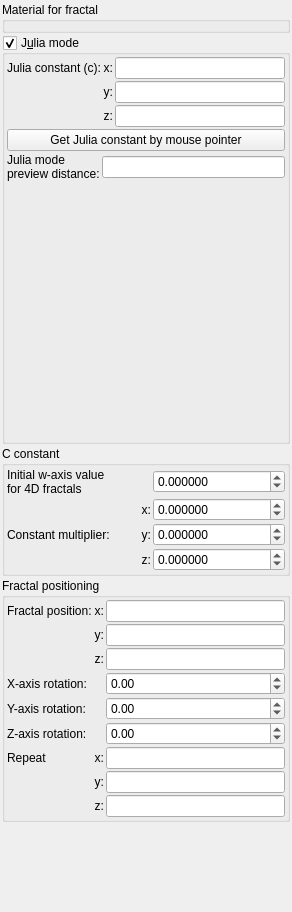
         <widget class="QWidget" name="scrollAreaWidgetContents_12">
          <property name="geometry">
           <rect>
            <x>0</x>
            <y>0</y>
            <width>292</width>
            <height>912</height>
           </rect>
          </property>
          <layout class="QVBoxLayout" name="verticalLayout_68">
           <property name="spacing">
            <number>2</number>
           </property>
           <property name="leftMargin">
            <number>2</number>
           </property>
           <property name="topMargin">
            <number>2</number>
           </property>
           <property name="rightMargin">
            <number>2</number>
           </property>
           <property name="bottomMargin">
            <number>2</number>
           </property>
           <item>
            <widget class="QGroupBox" name="groupBox_material_fractal">
             <property name="sizePolicy">
              <sizepolicy hsizetype="Preferred" vsizetype="Minimum">
               <horstretch>0</horstretch>
               <verstretch>0</verstretch>
              </sizepolicy>
             </property>
             <property name="title">
              <string>Material for fractal</string>
             </property>
             <layout class="QVBoxLayout" name="verticalLayout_29">
              <property name="spacing">
               <number>2</number>
              </property>
              <property name="leftMargin">
               <number>2</number>
              </property>
              <property name="topMargin">
               <number>2</number>
              </property>
              <property name="rightMargin">
               <number>2</number>
              </property>
              <property name="bottomMargin">
               <number>2</number>
              </property>
              <item>
               <widget class="cMaterialSelector" name="materialselector_formula_material_id" native="true">
                <property name="sizePolicy">
                 <sizepolicy hsizetype="Preferred" vsizetype="Minimum">
                  <horstretch>0</horstretch>
                  <verstretch>0</verstretch>
                 </sizepolicy>
                </property>
               </widget>
              </item>
             </layout>
            </widget>
           </item>
           <item>
            <widget class="MyGroupBox" name="groupCheck_julia_mode">
             <property name="toolTip">
              <string>&lt;html&gt;&lt;head/&gt;&lt;body&gt;&lt;p&gt;Enables calculation of fractal in the same way as Julia Set.&lt;/p&gt;&lt;p&gt;When it's enabled then:&lt;br/&gt;z&lt;span style=&quot; vertical-align:sub;&quot;&gt;0&lt;/span&gt; = p&lt;br/&gt;z&lt;span style=&quot; vertical-align:sub;&quot;&gt;n+1&lt;/span&gt; = f(z&lt;span style=&quot; vertical-align:sub;&quot;&gt;n&lt;/span&gt;) + c&lt;/p&gt;&lt;p&gt;where:&lt;br/&gt;p - coordinates of point&lt;br/&gt;c - Julia constant&lt;/p&gt;&lt;p&gt;to compare, regular fractals are calculated in following way:&lt;br/&gt;z&lt;span style=&quot; vertical-align:sub;&quot;&gt;0&lt;/span&gt; = p&lt;br/&gt;z&lt;span style=&quot; vertical-align:sub;&quot;&gt;n+1&lt;/span&gt; = f(z&lt;span style=&quot; vertical-align:sub;&quot;&gt;n&lt;/span&gt;) + p&lt;/p&gt;&lt;/body&gt;&lt;/html&gt;</string>
             </property>
             <property name="title">
              <string>J&amp;ulia mode</string>
             </property>
             <property name="checkable">
              <bool>true</bool>
             </property>
             <layout class="QVBoxLayout" name="verticalLayout_48">
              <property name="spacing">
               <number>2</number>
              </property>
              <property name="leftMargin">
               <number>2</number>
              </property>
              <property name="topMargin">
               <number>2</number>
              </property>
              <property name="rightMargin">
               <number>2</number>
              </property>
              <property name="bottomMargin">
               <number>2</number>
              </property>
              <item>
               <layout class="QGridLayout" name="gridLayout_22">
                <property name="spacing">
                 <number>2</number>
                </property>
                <item row="1" column="1">
                 <widget class="QLabel" name="label_116">
                  <property name="sizePolicy">
                   <sizepolicy hsizetype="Preferred" vsizetype="Preferred">
                    <horstretch>0</horstretch>
                    <verstretch>0</verstretch>
                   </sizepolicy>
                  </property>
                  <property name="text">
                   <string>y:</string>
                  </property>
                  <property name="alignment">
                   <set>Qt::AlignRight|Qt::AlignTrailing|Qt::AlignVCenter</set>
                  </property>
                 </widget>
                </item>
                <item row="0" column="0">
                 <widget class="QLabel" name="label_113">
                  <property name="text">
                   <string>Julia constant (c):</string>
                  </property>
                 </widget>
                </item>
                <item row="1" column="2">
                 <widget class="MyLineEdit" name="vect3_julia_c_y">
                  <property name="sizePolicy">
                   <sizepolicy hsizetype="Expanding" vsizetype="Maximum">
                    <horstretch>0</horstretch>
                    <verstretch>0</verstretch>
                   </sizepolicy>
                  </property>
                 </widget>
                </item>
                <item row="0" column="2">
                 <widget class="MyLineEdit" name="vect3_julia_c_x">
                  <property name="sizePolicy">
                   <sizepolicy hsizetype="Expanding" vsizetype="Maximum">
                    <horstretch>0</horstretch>
                    <verstretch>0</verstretch>
                   </sizepolicy>
                  </property>
                 </widget>
                </item>
                <item row="2" column="1">
                 <widget class="QLabel" name="label_120">
                  <property name="sizePolicy">
                   <sizepolicy hsizetype="Preferred" vsizetype="Preferred">
                    <horstretch>0</horstretch>
                    <verstretch>0</verstretch>
                   </sizepolicy>
                  </property>
                  <property name="text">
                   <string>z:</string>
                  </property>
                  <property name="alignment">
                   <set>Qt::AlignRight|Qt::AlignTrailing|Qt::AlignVCenter</set>
                  </property>
                 </widget>
                </item>
                <item row="0" column="1">
                 <widget class="QLabel" name="label_115">
                  <property name="sizePolicy">
                   <sizepolicy hsizetype="Preferred" vsizetype="Preferred">
                    <horstretch>0</horstretch>
                    <verstretch>0</verstretch>
                   </sizepolicy>
                  </property>
                  <property name="text">
                   <string>x:</string>
                  </property>
                  <property name="alignment">
                   <set>Qt::AlignRight|Qt::AlignTrailing|Qt::AlignVCenter</set>
                  </property>
                 </widget>
                </item>
                <item row="2" column="2">
                 <widget class="MyLineEdit" name="vect3_julia_c_z">
                  <property name="sizePolicy">
                   <sizepolicy hsizetype="Expanding" vsizetype="Maximum">
                    <horstretch>0</horstretch>
                    <verstretch>0</verstretch>
                   </sizepolicy>
                  </property>
                 </widget>
                </item>
               </layout>
              </item>
              <item>
               <widget class="QPushButton" name="pushButton_get_julia_constant">
                <property name="sizePolicy">
                 <sizepolicy hsizetype="Minimum" vsizetype="Maximum">
                  <horstretch>0</horstretch>
                  <verstretch>0</verstretch>
                 </sizepolicy>
                </property>
                <property name="toolTip">
                 <string>&lt;html&gt;&lt;head/&gt;&lt;body&gt;&lt;p&gt;Julia constant can be grabbed from image.&lt;/p&gt;&lt;p&gt;When Julia mode is disabled, select part of fractal which has interesting features. After enabling Julia mode, entire fractal will have shapes similar to previously selected place.&lt;/p&gt;&lt;/body&gt;&lt;/html&gt;</string>
                </property>
                <property name="text">
                 <string>Get Julia constant by mouse pointer</string>
                </property>
               </widget>
              </item>
              <item>
               <layout class="QGridLayout" name="gridLayout_7">
                <property name="topMargin">
                 <number>0</number>
                </property>
                <property name="spacing">
                 <number>2</number>
                </property>
                <item row="0" column="1">
                 <widget class="MyLineEdit" name="logedit_julia_preview_distance"/>
                </item>
                <item row="0" column="0">
                 <widget class="QLabel" name="label_133">
                  <property name="text">
                   <string>Julia mode
preview distance:</string>
                  </property>
                 </widget>
                </item>
               </layout>
              </item>
              <item>
               <widget class="cThumbnailWidget" name="previewwidget_julia" native="true">
                <property name="minimumSize">
                 <size>
                  <width>256</width>
                  <height>256</height>
                 </size>
                </property>
               </widget>
              </item>
             </layout>
            </widget>
           </item>
           <item>
            <widget class="QGroupBox" name="groupBox_2">
             <property name="title">
              <string>C constant</string>
             </property>
             <layout class="QVBoxLayout" name="verticalLayout_2">
              <property name="leftMargin">
               <number>2</number>
              </property>
              <property name="topMargin">
               <number>2</number>
              </property>
              <property name="rightMargin">
               <number>2</number>
              </property>
              <property name="bottomMargin">
               <number>2</number>
              </property>
              <item>
               <layout class="QGridLayout" name="gridLayout_3">
                <property name="leftMargin">
                 <number>0</number>
                </property>
                <property name="topMargin">
                 <number>0</number>
                </property>
                <property name="spacing">
                 <number>2</number>
                </property>
                <item row="2" column="2">
                 <widget class="MyDoubleSpinBox" name="spinbox3_fractal_constant_factor_y">
                  <property name="sizePolicy">
                   <sizepolicy hsizetype="Minimum" vsizetype="Maximum">
                    <horstretch>0</horstretch>
                    <verstretch>0</verstretch>
                   </sizepolicy>
                  </property>
                  <property name="toolTip">
                   <string>&lt;html&gt;&lt;head/&gt;&lt;body&gt;&lt;p&gt;Multiplies fractal c constant by this value.&lt;/p&gt;&lt;/body&gt;&lt;/html&gt;</string>
                  </property>
                  <property name="prefix">
                   <string/>
                  </property>
                  <property name="suffix">
                   <string/>
                  </property>
                  <property name="decimals">
                   <number>6</number>
                  </property>
                  <property name="minimum">
                   <double>-1000.000000000000000</double>
                  </property>
                  <property name="maximum">
                   <double>1000.000000000000000</double>
                  </property>
                  <property name="singleStep">
                   <double>0.100000000000000</double>
                  </property>
                 </widget>
                </item>
                <item row="2" column="1">
                 <widget class="QLabel" name="label_347">
                  <property name="sizePolicy">
                   <sizepolicy hsizetype="Maximum" vsizetype="Preferred">
                    <horstretch>0</horstretch>
                    <verstretch>0</verstretch>
                   </sizepolicy>
                  </property>
                  <property name="text">
                   <string>y:</string>
                  </property>
                  <property name="alignment">
                   <set>Qt::AlignRight|Qt::AlignTrailing|Qt::AlignVCenter</set>
                  </property>
                 </widget>
                </item>
                <item row="1" column="1">
                 <widget class="QLabel" name="label_346">
                  <property name="sizePolicy">
                   <sizepolicy hsizetype="Maximum" vsizetype="Preferred">
                    <horstretch>0</horstretch>
                    <verstretch>0</verstretch>
                   </sizepolicy>
                  </property>
                  <property name="text">
                   <string>x:</string>
                  </property>
                  <property name="alignment">
                   <set>Qt::AlignRight|Qt::AlignTrailing|Qt::AlignVCenter</set>
                  </property>
                 </widget>
                </item>
                <item row="0" column="0">
                 <widget class="QLabel" name="label_172">
                  <property name="text">
                   <string>Initial w-axis value
for 4D fractals</string>
                  </property>
                 </widget>
                </item>
                <item row="1" column="0" rowspan="3">
                 <widget class="QLabel" name="label_135">
                  <property name="text">
                   <string>Constant multiplier:</string>
                  </property>
                 </widget>
                </item>
                <item row="1" column="2">
                 <widget class="MyDoubleSpinBox" name="spinbox3_fractal_constant_factor_x">
                  <property name="sizePolicy">
                   <sizepolicy hsizetype="Minimum" vsizetype="Maximum">
                    <horstretch>0</horstretch>
                    <verstretch>0</verstretch>
                   </sizepolicy>
                  </property>
                  <property name="toolTip">
                   <string>&lt;html&gt;&lt;head/&gt;&lt;body&gt;&lt;p&gt;Multiplies fractal c constant by this value.&lt;/p&gt;&lt;/body&gt;&lt;/html&gt;</string>
                  </property>
                  <property name="prefix">
                   <string/>
                  </property>
                  <property name="suffix">
                   <string/>
                  </property>
                  <property name="decimals">
                   <number>6</number>
                  </property>
                  <property name="minimum">
                   <double>-1000.000000000000000</double>
                  </property>
                  <property name="maximum">
                   <double>1000.000000000000000</double>
                  </property>
                  <property name="singleStep">
                   <double>0.100000000000000</double>
                  </property>
                 </widget>
                </item>
                <item row="3" column="1">
                 <widget class="QLabel" name="label_348">
                  <property name="sizePolicy">
                   <sizepolicy hsizetype="Maximum" vsizetype="Preferred">
                    <horstretch>0</horstretch>
                    <verstretch>0</verstretch>
                   </sizepolicy>
                  </property>
                  <property name="text">
                   <string>z:</string>
                  </property>
                  <property name="alignment">
                   <set>Qt::AlignRight|Qt::AlignTrailing|Qt::AlignVCenter</set>
                  </property>
                 </widget>
                </item>
                <item row="3" column="2">
                 <widget class="MyDoubleSpinBox" name="spinbox3_fractal_constant_factor_z">
                  <property name="sizePolicy">
                   <sizepolicy hsizetype="Minimum" vsizetype="Maximum">
                    <horstretch>0</horstretch>
                    <verstretch>0</verstretch>
                   </sizepolicy>
                  </property>
                  <property name="toolTip">
                   <string>&lt;html&gt;&lt;head/&gt;&lt;body&gt;&lt;p&gt;Multiplies fractal c constant by this value.&lt;/p&gt;&lt;/body&gt;&lt;/html&gt;</string>
                  </property>
                  <property name="prefix">
                   <string/>
                  </property>
                  <property name="suffix">
                   <string/>
                  </property>
                  <property name="decimals">
                   <number>6</number>
                  </property>
                  <property name="minimum">
                   <double>-1000.000000000000000</double>
                  </property>
                  <property name="maximum">
                   <double>1000.000000000000000</double>
                  </property>
                  <property name="singleStep">
                   <double>0.100000000000000</double>
                  </property>
                 </widget>
                </item>
                <item row="0" column="2">
                 <widget class="MyDoubleSpinBox" name="spinbox_initial_waxis">
                  <property name="sizePolicy">
                   <sizepolicy hsizetype="Minimum" vsizetype="Maximum">
                    <horstretch>0</horstretch>
                    <verstretch>0</verstretch>
                   </sizepolicy>
                  </property>
                  <property name="toolTip">
                   <string>&lt;html&gt;&lt;head/&gt;&lt;body&gt;&lt;p&gt;Multiplies fractal c constant by this value.&lt;/p&gt;&lt;/body&gt;&lt;/html&gt;</string>
                  </property>
                  <property name="prefix">
                   <string/>
                  </property>
                  <property name="suffix">
                   <string/>
                  </property>
                  <property name="decimals">
                   <number>6</number>
                  </property>
                  <property name="minimum">
                   <double>-1000.000000000000000</double>
                  </property>
                  <property name="maximum">
                   <double>1000.000000000000000</double>
                  </property>
                  <property name="singleStep">
                   <double>0.100000000000000</double>
                  </property>
                 </widget>
                </item>
               </layout>
              </item>
             </layout>
            </widget>
           </item>
           <item>
            <widget class="QGroupBox" name="groupBox">
             <property name="title">
              <string>Fractal positioning</string>
             </property>
             <layout class="QVBoxLayout" name="verticalLayout_3">
              <property name="leftMargin">
               <number>2</number>
              </property>
              <property name="topMargin">
               <number>2</number>
              </property>
              <property name="rightMargin">
               <number>2</number>
              </property>
              <property name="bottomMargin">
               <number>2</number>
              </property>
              <item>
               <layout class="QGridLayout" name="gridLayout_36">
                <property name="spacing">
                 <number>2</number>
                </property>
                <item row="2" column="2">
                 <widget class="MyLineEdit" name="vect3_fractal_position_z">
                  <property name="sizePolicy">
                   <sizepolicy hsizetype="Expanding" vsizetype="Maximum">
                    <horstretch>0</horstretch>
                    <verstretch>0</verstretch>
                   </sizepolicy>
                  </property>
                 </widget>
                </item>
                <item row="2" column="1">
                 <widget class="QLabel" name="label_139">
                  <property name="sizePolicy">
                   <sizepolicy hsizetype="Preferred" vsizetype="Preferred">
                    <horstretch>0</horstretch>
                    <verstretch>0</verstretch>
                   </sizepolicy>
                  </property>
                  <property name="text">
                   <string>z:</string>
                  </property>
                  <property name="alignment">
                   <set>Qt::AlignRight|Qt::AlignTrailing|Qt::AlignVCenter</set>
                  </property>
                 </widget>
                </item>
                <item row="0" column="1">
                 <widget class="QLabel" name="label_140">
                  <property name="sizePolicy">
                   <sizepolicy hsizetype="Preferred" vsizetype="Preferred">
                    <horstretch>0</horstretch>
                    <verstretch>0</verstretch>
                   </sizepolicy>
                  </property>
                  <property name="text">
                   <string>x:</string>
                  </property>
                  <property name="alignment">
                   <set>Qt::AlignRight|Qt::AlignTrailing|Qt::AlignVCenter</set>
                  </property>
                 </widget>
                </item>
                <item row="1" column="2">
                 <widget class="MyLineEdit" name="vect3_fractal_position_y">
                  <property name="sizePolicy">
                   <sizepolicy hsizetype="Expanding" vsizetype="Maximum">
                    <horstretch>0</horstretch>
                    <verstretch>0</verstretch>
                   </sizepolicy>
                  </property>
                 </widget>
                </item>
                <item row="3" column="0">
                 <widget class="QLabel" name="label_46">
                  <property name="text">
                   <string>X-axis rotation:</string>
                  </property>
                 </widget>
                </item>
                <item row="0" column="2">
                 <widget class="MyLineEdit" name="vect3_fractal_position_x">
                  <property name="sizePolicy">
                   <sizepolicy hsizetype="Expanding" vsizetype="Maximum">
                    <horstretch>0</horstretch>
                    <verstretch>0</verstretch>
                   </sizepolicy>
                  </property>
                 </widget>
                </item>
                <item row="0" column="0">
                 <widget class="QLabel" name="label_138">
                  <property name="text">
                   <string>Fractal position:</string>
                  </property>
                 </widget>
                </item>
                <item row="1" column="1">
                 <widget class="QLabel" name="label_137">
                  <property name="sizePolicy">
                   <sizepolicy hsizetype="Preferred" vsizetype="Preferred">
                    <horstretch>0</horstretch>
                    <verstretch>0</verstretch>
                   </sizepolicy>
                  </property>
                  <property name="text">
                   <string>y:</string>
                  </property>
                  <property name="alignment">
                   <set>Qt::AlignRight|Qt::AlignTrailing|Qt::AlignVCenter</set>
                  </property>
                 </widget>
                </item>
                <item row="3" column="2">
                 <widget class="MyDoubleSpinBox" name="spinboxd3_fractal_rotation_x">
                  <property name="sizePolicy">
                   <sizepolicy hsizetype="Minimum" vsizetype="Maximum">
                    <horstretch>0</horstretch>
                    <verstretch>0</verstretch>
                   </sizepolicy>
                  </property>
                  <property name="prefix">
                   <string/>
                  </property>
                  <property name="suffix">
                   <string/>
                  </property>
                  <property name="decimals">
                   <number>2</number>
                  </property>
                  <property name="minimum">
                   <double>-36000.000000000000000</double>
                  </property>
                  <property name="maximum">
                   <double>36000.000000000000000</double>
                  </property>
                  <property name="singleStep">
                   <double>0.100000000000000</double>
                  </property>
                 </widget>
                </item>
                <item row="4" column="2">
                 <widget class="MyDoubleSpinBox" name="spinboxd3_fractal_rotation_y">
                  <property name="sizePolicy">
                   <sizepolicy hsizetype="Minimum" vsizetype="Maximum">
                    <horstretch>0</horstretch>
                    <verstretch>0</verstretch>
                   </sizepolicy>
                  </property>
                  <property name="prefix">
                   <string/>
                  </property>
                  <property name="suffix">
                   <string/>
                  </property>
                  <property name="decimals">
                   <number>2</number>
                  </property>
                  <property name="minimum">
                   <double>-36000.000000000000000</double>
                  </property>
                  <property name="maximum">
                   <double>36000.000000000000000</double>
                  </property>
                  <property name="singleStep">
                   <double>0.100000000000000</double>
                  </property>
                 </widget>
                </item>
                <item row="5" column="2">
                 <widget class="MyDoubleSpinBox" name="spinboxd3_fractal_rotation_z">
                  <property name="sizePolicy">
                   <sizepolicy hsizetype="Minimum" vsizetype="Maximum">
                    <horstretch>0</horstretch>
                    <verstretch>0</verstretch>
                   </sizepolicy>
                  </property>
                  <property name="prefix">
                   <string/>
                  </property>
                  <property name="suffix">
                   <string/>
                  </property>
                  <property name="decimals">
                   <number>2</number>
                  </property>
                  <property name="minimum">
                   <double>-36000.000000000000000</double>
                  </property>
                  <property name="maximum">
                   <double>36000.000000000000000</double>
                  </property>
                  <property name="singleStep">
                   <double>0.100000000000000</double>
                  </property>
                 </widget>
                </item>
                <item row="5" column="0">
                 <widget class="QLabel" name="label_48">
                  <property name="text">
                   <string>Z-axis rotation:</string>
                  </property>
                 </widget>
                </item>
                <item row="4" column="0">
                 <widget class="QLabel" name="label_47">
                  <property name="text">
                   <string>Y-axis rotation:</string>
                  </property>
                 </widget>
                </item>
                <item row="6" column="2">
                 <widget class="MyLineEdit" name="vect3_repeat_x">
                  <property name="sizePolicy">
                   <sizepolicy hsizetype="Expanding" vsizetype="Maximum">
                    <horstretch>0</horstretch>
                    <verstretch>0</verstretch>
                   </sizepolicy>
                  </property>
                 </widget>
                </item>
                <item row="7" column="2">
                 <widget class="MyLineEdit" name="vect3_repeat_y">
                  <property name="sizePolicy">
                   <sizepolicy hsizetype="Expanding" vsizetype="Maximum">
                    <horstretch>0</horstretch>
                    <verstretch>0</verstretch>
                   </sizepolicy>
                  </property>
                 </widget>
                </item>
                <item row="8" column="2">
                 <widget class="MyLineEdit" name="vect3_repeat_z">
                  <property name="sizePolicy">
                   <sizepolicy hsizetype="Expanding" vsizetype="Maximum">
                    <horstretch>0</horstretch>
                    <verstretch>0</verstretch>
                   </sizepolicy>
                  </property>
                 </widget>
                </item>
                <item row="6" column="1">
                 <widget class="QLabel" name="label_repeat_x_2">
                  <property name="text">
                   <string>x:</string>
                  </property>
                  <property name="alignment">
                   <set>Qt::AlignRight|Qt::AlignTrailing|Qt::AlignVCenter</set>
                  </property>
                 </widget>
                </item>
                <item row="7" column="1">
                 <widget class="QLabel" name="label_repeat_y_2">
                  <property name="text">
                   <string>y:</string>
                  </property>
                  <property name="alignment">
                   <set>Qt::AlignRight|Qt::AlignTrailing|Qt::AlignVCenter</set>
                  </property>
                 </widget>
                </item>
                <item row="8" column="1">
                 <widget class="QLabel" name="label_repeat_z_2">
                  <property name="text">
                   <string>z:</string>
                  </property>
                  <property name="alignment">
                   <set>Qt::AlignRight|Qt::AlignTrailing|Qt::AlignVCenter</set>
                  </property>
                 </widget>
                </item>
                <item row="6" column="0">
                 <widget class="QLabel" name="label_145">
                  <property name="text">
                   <string>Repeat</string>
                  </property>
                 </widget>
                </item>
               </layout>
              </item>
             </layout>
            </widget>
           </item>
           <item>
            <spacer name="verticalSpacer_7">
             <property name="orientation">
              <enum>Qt::Vertical</enum>
             </property>
             <property name="sizeHint" stdset="0">
              <size>
               <width>20</width>
               <height>40</height>
              </size>
             </property>
            </spacer>
           </item>
          </layout>
         </widget>
